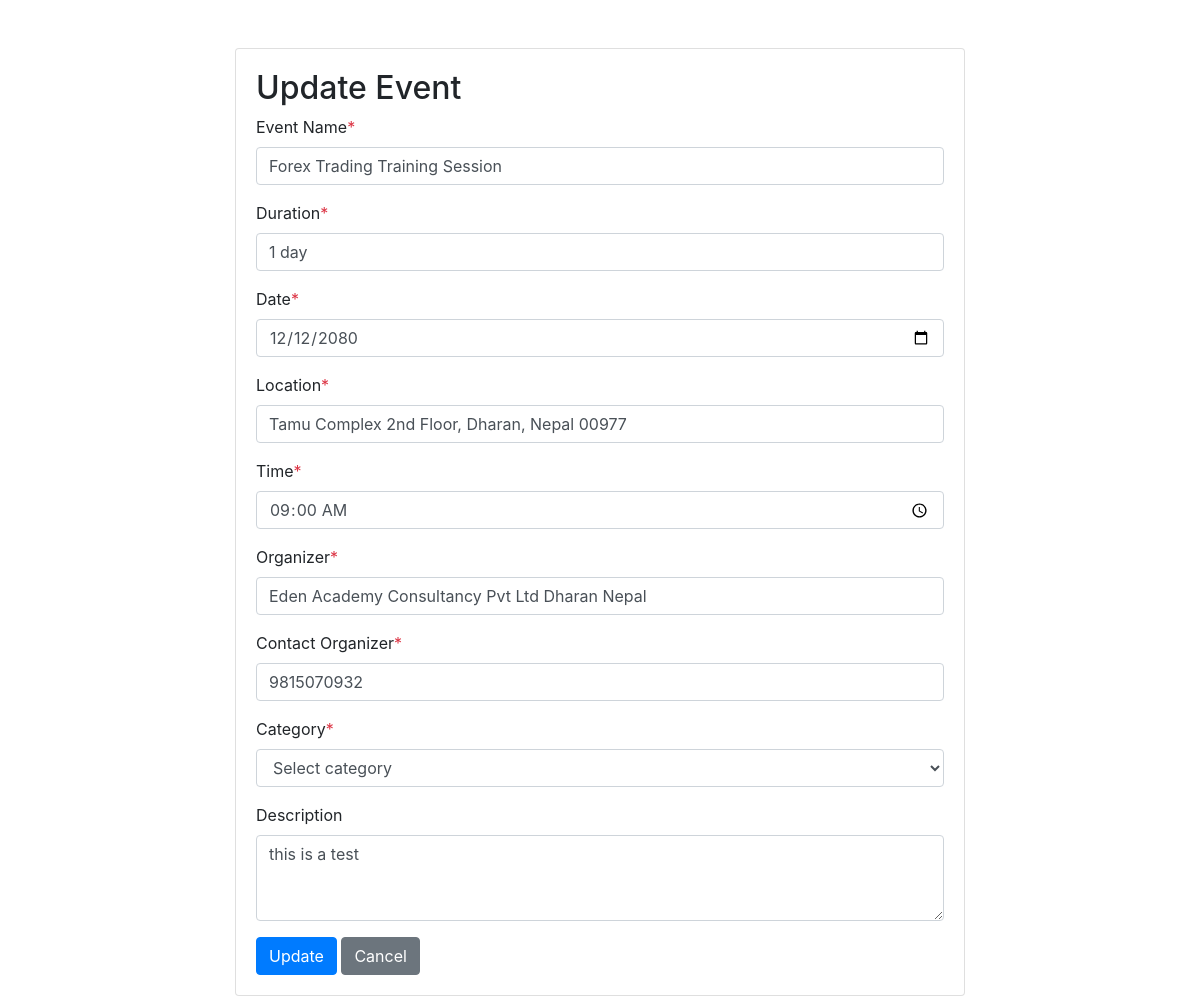
Page /update_event/1 (signed in) on the committed database.
### app.py (models this page shows)
class Event(db.Model):
    id = db.Column(db.Integer, primary_key=True)
    eventname = db.Column(db.String(255), nullable=False)
    duration = db.Column(db.String(100), nullable=False)
    date = db.Column(db.String(100), nullable=False)
    location = db.Column(db.String(100), nullable=False)
    description = db.Column(db.String(1024), nullable=False)
    time = db.Column(db.String(100), nullable=False)
    organizer = db.Column(db.String(100), nullable=False)
    contactorganizer = db.Column(db.String(100), nullable=False)
    category = db.Column(db.String(100), nullable=False)
    image_path = db.Column(db.String(255), nullable=True)

### app.py (the view, shortened to what this page needs)
@app.route('/update_event/<int:event_id>', methods=['GET','POST'])
@login_required
def update_event_page(event_id):
    event = Event.query.get_or_404(event_id)
    return render_template('update_event.html', event=event)

### app.py (called while the page is built)
@login_manager.user_loader
def load_user(user_id):
    return User.query.get(int(user_id))

### templates/update_event.html (shortened to what this page needs)
<!DOCTYPE html>
<html lang="en">
<head>
    <link rel="stylesheet" href="https://cdn.jsdelivr.net/npm/bootstrap@4.3.1/dist/css/bootstrap.min.css">
</head>
<body>
    <div class="container mt-5">
        <div class="row justify-content-center">
            <div class="col-md-8">
                <div class="card">
                    <div class="card-body">
                        <h2>Update Event</h2>
                        <form method="POST" action="{{ url_for('update_event_page', event_id=event.id) }}">
                            <div class="form-group">
                                <label for="eventname">Event Name<span class="text-danger">*</span></label>
                                <input type="text" class="form-control" id="eventname" name="eventname" value="{{ event.eventname }}" required>
                            </div>
                            <div class="form-group">
                                <label for="duration">Duration<span class="text-danger">*</span></label>
                                <input type="text" class="form-control" id="duration" name="duration" value="{{ event.duration }}" required>
                            </div>
                            <div class="form-group">
                                <label for="date">Date<span class="text-danger">*</span></label>
                                <input type="date" class="form-control" id="date" name="date" value="{{ event.date }}" required>
                            </div>
                            <div class="form-group">
                                <label for="location">Location<span class="text-danger">*</span></label>
                                <input type="text" class="form-control" id="location" name="location" value="{{ event.location }}" required>
                            </div>
                            <div class="form-group">
                                <label for="time">Time<span class="text-danger">*</span></label>
                                <input type="time" class="form-control" id="time" name="time" value="{{ event.time }}" required>
                            </div>
                            <div class="form-group">
                                <label for="organizer">Organizer<span class="text-danger">*</span></label>
                                <input type="text" class="form-control" id="organizer" name="organizer" value="{{ event.organizer }}" required>
                            </div>
                            <div class="form-group">
                                <label for="contactorganizer">Contact Organizer<span class="text-danger">*</span></label>
                                <input type="text" class="form-control" id="contactorganizer" name="contactorganizer" value="{{ event.contactorganizer }}" required>
                            </div>
                            <div class="form-group">
                                <label for="eventCategory">Category<span class="text-danger">*</span></label>
                                <select class="form-control" id="eventCategory" name="category" required>
                                    <option value="" disabled selected>Select category</option>
                                </select>
                            </div>
                            <div class="form-group">
                                <label for="description">Description</span></label>
                                <textarea class="form-control" id="description" name="description" rows="3" required>{{ event.description }}</textarea>
                            </div>
                            <button type="submit" class="btn btn-primary">Update</button>
                            <a href="{{ url_for('event_details', event_id=event.id) }}" class="btn btn-secondary">Cancel</a>
                        </form>
                    </div>
                </div>
            </div>
        </div>
    </div>
</body>
</html>

### rows in the picture
Event: eventname "Forex Trading Training Session", duration "1 day", date "12/12/2080", location "Tamu Complex 2nd Floor, Dharan, Nepal 00977", time "09:00", organizer "Eden Academy Consultancy Pvt Ltd Dharan Nepal", contactorganizer "9815070932", description "this is a test"
